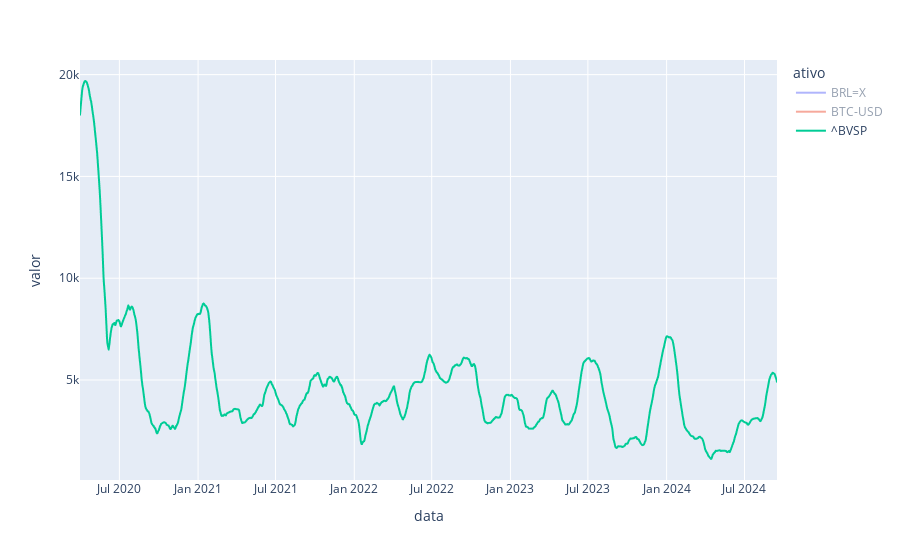

Notebook source saved alongside this figure:
### Code cell
fig2 = px.line(desvio_padrao, x='data', y='valor', color='ativo')
fig2.show()

### Figure 1 — Plotly figure (JSON) as saved in the notebook; plotly's stock layout.template omitted (floating-point values rounded to 4 significant figures; data arrays with more than 128 entries replaced by an {"elided": "..."} marker saying what was removed)
{"data": [{"hovertemplate": "ativo=BRL=X<br>data=%{x}<br>valor=%{y}<extra></extra>", "legendgroup": "BRL=X", "line": {"color": "#636efa", "dash": "solid"}, "marker": {"symbol": "circle"}, "mode": "lines", "name": "BRL=X", "showlegend": true, "type": "scattergl", "visible": "legendonly", "x": {"elided": "1631 str values"}, "xaxis": "x", "y": {"elided": "1631 float values"}, "yaxis": "y"}, {"hovertemplate": "ativo=BTC-USD<br>data=%{x}<br>valor=%{y}<extra></extra>", "legendgroup": "BTC-USD", "line": {"color": "#EF553B", "dash": "solid"}, "marker": {"symbol": "circle"}, "mode": "lines", "name": "BTC-USD", "showlegend": true, "type": "scattergl", "visible": "legendonly", "x": {"elided": "1631 str values"}, "xaxis": "x", "y": {"elided": "1631 float values"}, "yaxis": "y"}, {"hovertemplate": "ativo=^BVSP<br>data=%{x}<br>valor=%{y}<extra></extra>", "legendgroup": "^BVSP", "line": {"color": "#00cc96", "dash": "solid"}, "marker": {"symbol": "circle"}, "mode": "lines", "name": "^BVSP", "showlegend": true, "type": "scattergl", "x": {"elided": "1630 str values"}, "xaxis": "x", "y": {"elided": "1630 float values"}, "yaxis": "y"}], "layout": {"autosize": true, "legend": {"title": {"text": "ativo"}, "tracegroupgap": 0}, "margin": {"t": 60}, "xaxis": {"anchor": "y", "autorange": true, "domain": [0, 1], "range": ["2020-03-31", "2024-09-15"], "title": {"text": "data"}, "type": "date"}, "yaxis": {"anchor": "x", "autorange": true, "domain": [0, 1], "range": [87.08, 20720.0], "title": {"text": "valor"}, "type": "linear"}}}
